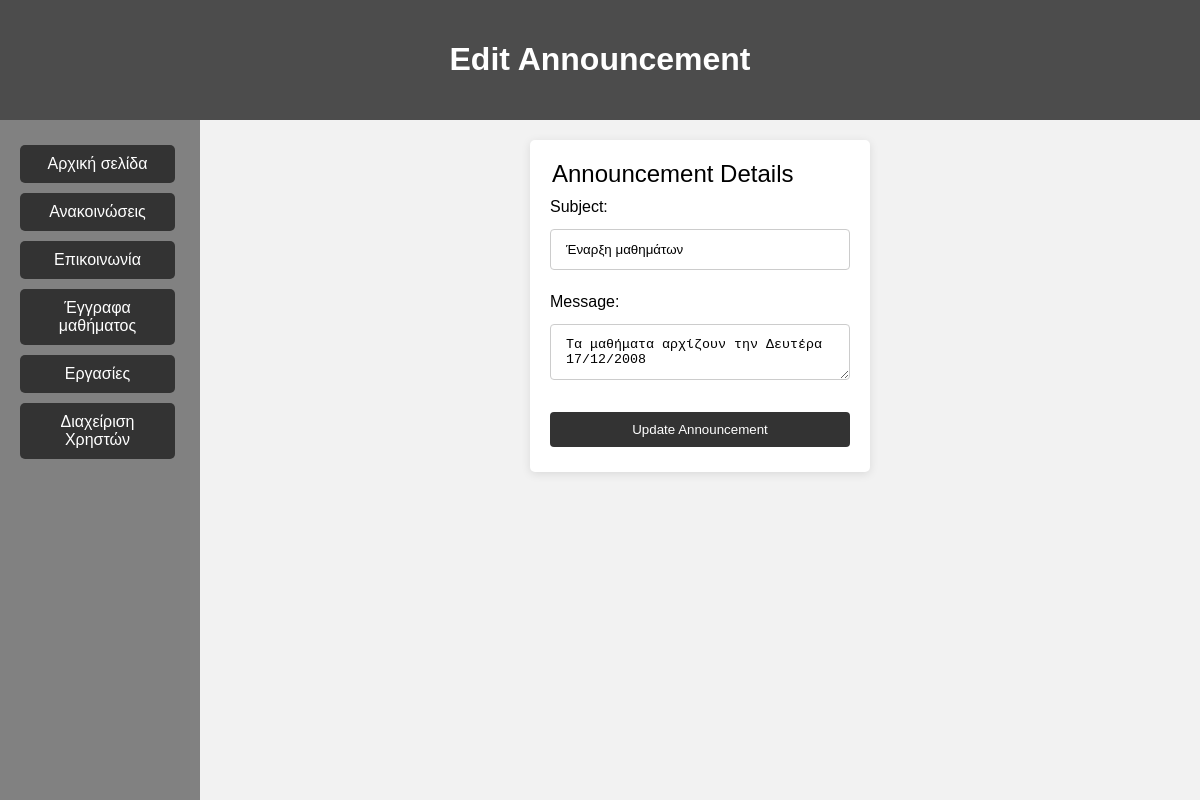
The app's page /edit_announcement.php?id=18 (signed in) with its own data.
### tables this page shows
CREATE TABLE `announcements` (
  `id` int(11) NOT NULL,
  `date` date NOT NULL,
  `subject` varchar(255) NOT NULL,
  `message` text NOT NULL
);

### edit_announcement.php (the view, shortened to what this page needs)
<?php
$db = new mysqli('localhost', 'root', '', 'my webpage');
$announcement = ['id' => '', 'subject' => '', 'message' => ''];
if ($_SERVER["REQUEST_METHOD"] == "POST" && isset($_POST['id'])) {
    $stmt = $db->prepare("UPDATE announcements SET subject = ?, message = ? WHERE id = ?");
    $stmt->bind_param("ssi", $subject, $message, $id);
    $id = $_POST['id'];
    $subject = $_POST['subject'];
    $message = $_POST['message'];
    if ($stmt->execute()) {
        $stmt->close();
        $db->close();
        header("Location: announcement.php");
        exit();
    } else {
        echo "Error updating record: " . $stmt->error;
    }
    $stmt->close();
} else {
    if (isset($_GET['id'])) {
        $id = $_GET['id'];
        $stmt = $db->prepare("SELECT id, subject, message FROM announcements WHERE id = ?");
        $stmt->bind_param("i", $id);
        $stmt->execute();
        $result = $stmt->get_result();
        if ($result->num_rows > 0) {
            $announcement = $result->fetch_assoc();
        }
    }
}
?>
<!DOCTYPE html>
<html lang="en">
<head>
    <link rel="stylesheet" href="style.css" />
</head>
<body>
    <div id="title-container">
        <h1>Edit Announcement</h1>
    </div>
    <div id="content-container">
    <div id="sidebar">
            <div id="nav">
                <a href="index.php" class="button">Αρχική σελίδα</a>
                <a href="announcement.php" class="button">Ανακοινώσεις</a>
                <a href="communication.php" class="button">Επικοινωνία</a>
                <a href="documents.php" class="button">Έγγραφα μαθήματος</a>
                <a href="homework.php" class="button">Εργασίες</a>
                <?php
                if (isset($_SESSION['user_id']) && $_SESSION['role'] === 'Tutor') {
                    echo '<a href="user_management.php" class="button">Διαχείριση Χρηστών</a>';
                }
                ?>
            </div>
        </div>
        <div id="main-content">
            <div class="form-container">
                <form action="edit_announcement.php" method="post" class="login-form">
                    <fieldset>
                        <legend>Announcement Details</legend>
                        <div class="input-group">
                            <label for="subject">Subject:</label>
                            <input type="text" id="subject" name="subject" value="<?php echo htmlspecialchars($announcement['subject']); ?>" required>
                        </div>
                        <div class="input-group">
                            <label for="message">Message:</label>
                            <textarea id="message" name="message" required><?php echo htmlspecialchars($announcement['message']); ?></textarea>
                        </div>
                        <input type="submit" value="Update Announcement" class="button">
                    </fieldset>
                </form>
            </div>
        </div>
    </div>
</body>
</html>

### style.css (style rules this page uses)
body, html { margin: 0; padding: 0; min-height: 100%; position: relative; font-family: Arial, sans-serif; background-color: #e7e7e7; display: flex; flex-direction: column; min-height: 100vh; }
#title-container { background-color: #4c4c4c; text-align: center; padding: 20px; color: white; }
#content-container { display: flex; flex: 1; }
#sidebar { background-color: #818181; width: 200px; padding: 20px; box-sizing: border-box; }
#main-content { flex-grow: 1; padding: 20px; background-color: #f2f2f2; box-sizing: border-box; }
#nav a.button { display: block; margin-bottom: 10px; text-align: center; background-color: #333; color: #fff; padding: 10px 20px; text-decoration: none; border-radius: 5px; transition: background-color 0.3s; }
.button { display: inline-flex; align-items: center; justify-content: center; padding: 10px 20px; margin: 5px 0; margin-right: 5px; background-color: #333; color: #fff; text-align: center; text-decoration: none; border-radius: 5px; transition: background-color 0.3s; }
.form-container { display: flex; justify-content: center; align-items: center; }
.login-form, .contact-form { background: #fff; padding: 20px; border-radius: 5px; box-shadow: 0 2px 10px rgba(0, 0, 0, 0.1); width: 300px; }
.login-form fieldset, .contact-form fieldset { border: none; margin: 0; padding: 0; }
.login-form legend, .contact-form legend { font-size: 1.5em; margin-bottom: 10px; }
.input-group { margin-bottom: 15px; }
.login-form label, .contact-form label { display: block; margin-bottom: 5px; }
.login-form input[type="text"], .login-form input[type="email"], .login-form input[type="password"], .login-form textarea, .contact-form input[type="text"], .contact-form input[type="email"], .contact-form textarea { width: 100%; padding: 12px 15px; margin: 8px 0; display: inline-block; border: 1px solid #ccc; border-radius: 4px; box-sizing: border-box; }
.login-form input[type="submit"], .contact-form input[type="submit"] { width: 100%; padding: 10px; border-radius: 4px; border: none; background-color: #333; color: white; cursor: pointer; }

### records on screen
announcements: subject "Έναρξη μαθημάτων", message "Τα μαθήματα αρχίζουν την Δευτέρα 17/12/2008"
